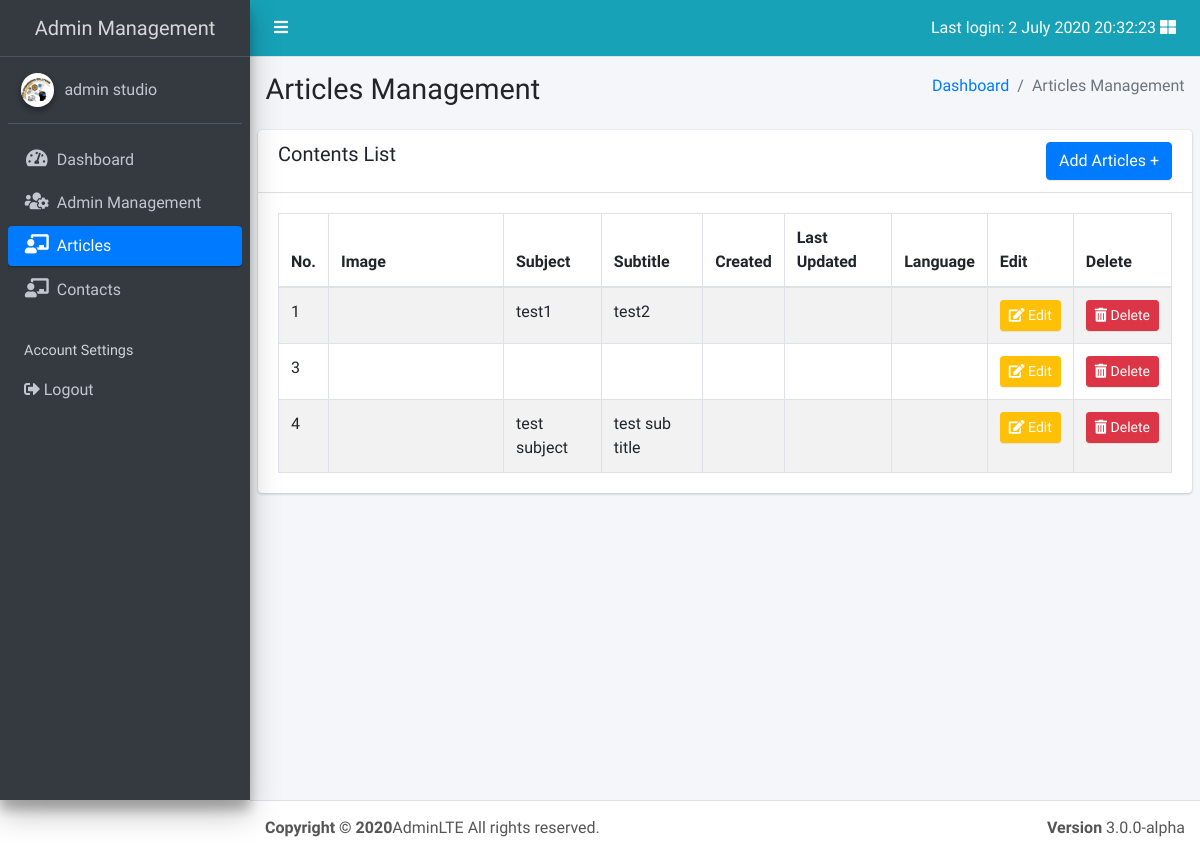
The page /admin/pages/articles/index.php (signed in) on the database as committed earlier.
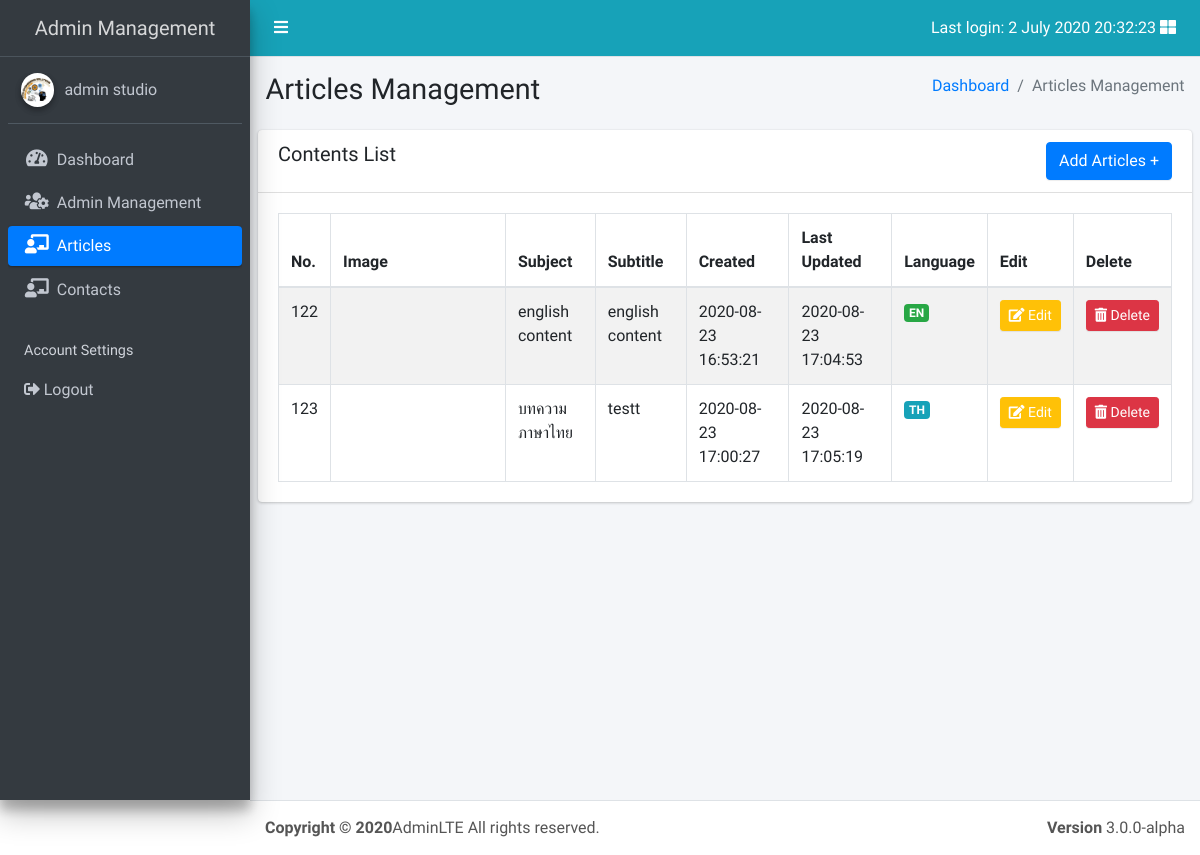
The same page on the database as committed later.
### tables this page shows
CREATE TABLE `articles` (
  `id` int(11) NOT NULL,
  `subject` text NOT NULL,
  `sub_title` text NOT NULL,
  `image` text NOT NULL,
  `detail` text NOT NULL,
  `date_create` datetime NOT NULL,
  `date_update` datetime NOT NULL,
  `language` varchar(20) NOT NULL
);

### admin/pages/articles/index.php (the view, shortened to what this page needs)
<!DOCTYPE html>
<html>
<head>
  <link rel="stylesheet" href="https://use.fontawesome.com/releases/v5.0.13/css/all.css">
  <link rel="stylesheet" href="https://code.ionicframework.com/ionicons/2.0.1/css/ionicons.min.css">
  <link rel="stylesheet" href="../../dist/css/adminlte.min.css">
  <link rel="stylesheet" href="../../plugins/datatables/dataTables.bootstrap4.min.css">
</head>
<body class="hold-transition sidebar-mini">
<div class="wrapper">
  <?php include_once('../includes/sidebar.php');
              require_once('../../../conn/connect.php');
  ?>
  <div class="content-wrapper">
    <section class="content-header">
      <div class="container-fluid">
        <div class="row mb-2">
          <div class="col-sm-6">
            <h1>Articles Management</h1>
          </div>
          <div class="col-sm-6">
            <ol class="breadcrumb float-sm-right">
              <li class="breadcrumb-item"><a href="../dashboard">Dashboard</a></li>
              <li class="breadcrumb-item active">Articles Management</li>
            </ol>
          </div>
        </div>
      </div>
    </section>
    <section class="content">
      <div class="card">
        <div class="card-header">
          <h3 class="card-title d-inline-block">Contents List</h3>
          <a href="form-create.php" class="btn btn-primary float-right ">Add Articles +</a href="">
        </div>
        <div class="card-body">
          <table id="dataTable" class="table table-bordered table-striped">
            <thead>
            <tr>
              <th>No.</th>
              <th>Image</th>
              <th>Subject</th>
              <th>Subtitle</th>
              <th>Created</th>
              <th>Last Updated</th>
              <th>Language</th>
              <th>Edit</th>
              <th>Delete</th>
            </tr>
            </thead>
            <tbody>
            <?php
            $SqlCommand = "SELECT * FROM `articles`";
            $result = $conn->query($SqlCommand);
            while($row = $result->fetch_assoc()){
            ?>
              <tr>
                <td><?php echo $row['id']; ?></td>
                <td><img class="img-fluid d-block mx-auto" src="../../../blog/images/<?=$row['image']?>" width="150px" alt=""></td>
                <td><?php echo $row['subject']; ?></td>
                <td><?php echo $row['sub_title']; ?></td>
                <td><?=$row['date_create']?></td>
                <td><?=$row['date_update']?></td>
                <td><span class="badge <?=$row['language']=='th'?'badge-info':'badge-success'?>"><?=strtoupper($row['language'])?></span></td>
                <td>
                  <a href="form-edit.php?id=<?php echo $row['id']; ?>" class="btn btn-sm btn-warning text-white">
                    <i class="fas fa-edit"></i> Edit
                  </a>
                </td>
                <td>
                  <a href="#" onclick="deleteItem(<?php echo $row['id']; ?>);" class="btn btn-sm btn-danger">
                    <i class="fas fa-trash-alt"></i> Delete
                  </a>
                </td>
              </tr>
            <?php } ?>
            </tbody>
          </table>
        </div>
      </div>
    </section>
  </div>
  <?php include_once('../includes/footer.php') ?>
</div>
</body>
</html>

### admin/pages/includes/sidebar.php
<?php
$uri = $_SERVER['REQUEST_URI'];
$array = explode('/', $uri);
$key = array_search("pages", $array);
$name = $array[$key + 1];
?>
<nav class="main-header navbar navbar-expand border-bottom navbar-dark bg-info">
    <ul class="navbar-nav">
      <li class="nav-item">
        <a class="nav-link" data-widget="pushmenu" href="#"><i class="fa fa-bars"></i></a>
      </li>
    </ul>
    <ul class="navbar-nav ml-auto">
      <li class="nav-item">
        <a class="nav-link" data-widget="control-sidebar" data-slide="true" href="#">
          Last login: <?php echo date_format(new DateTime($_SESSION['last_login']), "j F Y H:i:s" ) ?>
          <i class="fa fa-th-large"></i>
        </a>
      </li>
    </ul>
</nav>
<aside class="main-sidebar sidebar-dark-primary elevation-4">
    <a href="#" class="brand-link">
      <span class="brand-text font-weight-light text-center d-block">Admin Management</span>
    </a>
    <div class="sidebar">
      <div class="user-panel mt-3 pb-3 mb-3 d-flex">
        <div class="image">
          <img src="../../dist/img/logo1.jpg" class="img-circle elevation-2" alt="User Image">
        </div>
        <div class="info">
          <a href="#" class="d-block"><?php echo $_SESSION['first_name'].' '.$_SESSION['last_name']; ?></a>
        </div>
      </div>
      <nav class="mt-2">
        <ul class="nav nav-pills nav-sidebar flex-column" data-widget="treeview" role="menu" data-accordion="false">
          <li class="nav-item">
            <a href="../dashboard" class="nav-link <?php echo $name == 'dashboard' ? 'active': '' ?>">
              <i class="fas fa-tachometer-alt nav-icon"></i>
              <p>Dashboard</p>
            </a>
          </li>
          <?php if($_SESSION['status'] == 'superadmin') { ?>
          <li class="nav-item">
            <a href="../admin" class="nav-link <?php echo $name == 'admin' ? 'active': '' ?>">
              <i class="fas fa-users-cog nav-icon"></i>
              <p>Admin Management</p>
            </a>
          </li>
          <?php } ?>
          <li class="nav-item">
            <a href="../articles" class="nav-link <?php echo $name == 'articles' ? 'active': '' ?>">
              <i class="fas fa-chalkboard-teacher nav-icon"></i>
              <p>Articles</p>
            </a>
          </li>
          <li class="nav-item">
            <a href="../contacts" class="nav-link <?php echo $name == 'contacts' ? 'active': '' ?>">
              <i class="fas fa-chalkboard-teacher nav-icon"></i>
              <p>Contacts</p>
            </a>
          </li>
          <li class="nav-header">Account Settings</li>
          <li class="nav-item">
            <a href="../../logout.php" class="nav-link">
              <i class="fas fa-sign-out-alt"></i>
              <p>Logout</p>
            </a>
          </li>
        </ul>
      </nav>
    </div>
</aside>

### admin/pages/includes/footer.php
<footer class="main-footer">
    <div class="float-right d-none d-sm-block">
      <b>Version</b> 3.0.0-alpha
    </div>
    <strong>Copyright &copy; 2020</strong>AdminLTE All rights
    reserved.
</footer>

Rows that differ between the two databases and show on the page:
removed articles: id "1", subject "test1", sub_title "test2"
removed articles: id "3"
removed articles: id "4", subject "test subject", sub_title "test sub title"
added articles: id "122", subject "english content", sub_title "english content", date_create "2020-08-23 16:53:21", date_update "2020-08-23 17:04:53", language "EN"
added articles: id "123", subject "บทความภาษาไทย", sub_title "testt", date_create "2020-08-23 17:00:27", date_update "2020-08-23 17:05:19", language "TH"
